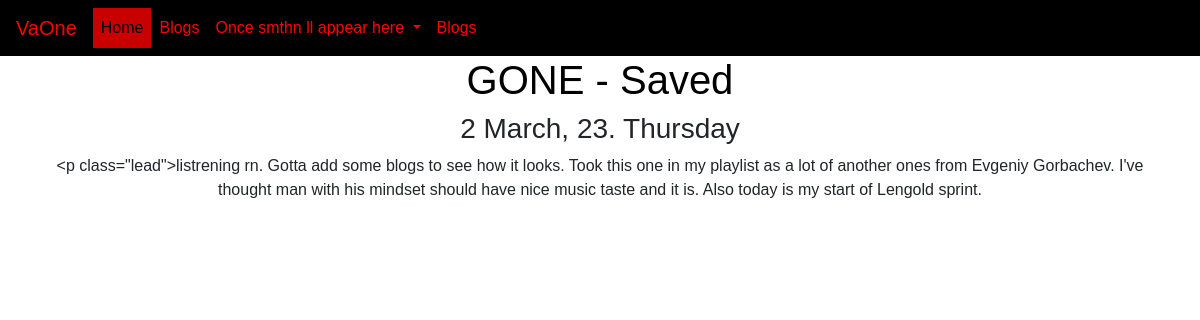
Page /blog/3/ on the committed database.
### blog/models.py (models this page shows, shortened)
class Blog(models.Model):
    title= models.CharField(max_length=120)
    url = models.URLField(blank=True)
    date= models.DateField()
    description= models.CharField(max_length=500)

### blog/views.py (the view)
# urls.py: path('<int:blog_id>/', views.detail,name='detail'),
def detail(request, blog_id):
    blog = get_object_or_404(Blog,pk=blog_id)
    return render(request, 'blog/detail.html',{'blog':blog})

### blog/templates/blog/detail.html
{% extends 'portfolio/base.html' %} {% block content %}
<div class="container text-center">
<h1><a href="{{ blog.url }}" style="color: black;">{{blog.title}}</a></h1>
<h3>{{blog.date|date:'j E, y. l'}}</h3>
<р class="lead">{{ blog.description }}</p>
</div>
{% endblock %}

### portfolio/static/portfolio/custom.css (style rules this page uses)
body { font-family: 'Kanit', serif; }
body { margin: 0; padding: 0; font-family: Arial, sans-serif; background-image: url("https://dwstroy.ru/lessons/les3635/demo/img/concrete-texture.png"); }

### rows in the picture
Blog: title "GONE - Saved", date "2 March, 23. Thursday", description "listrening rn. Gotta add some blogs to see how it looks. Took this one in my playlist as a lot of another ones from Evgeniy Gorbachev. I've thought man with his mindset should have nice music taste and it is. Also today is my start of Lengold sprint."
